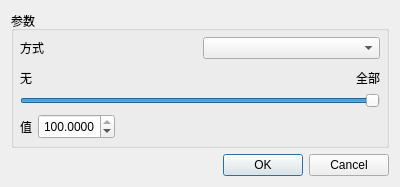
<?xml version="1.0" encoding="UTF-8"?>
<ui version="4.0">
 <class>SubsamplingDialog</class>
 <widget class="QDialog" name="SubsamplingDialog">
  <property name="geometry">
   <rect>
    <x>0</x>
    <y>0</y>
    <width>400</width>
    <height>187</height>
   </rect>
  </property>
  <property name="windowTitle">
   <string>采样</string>
  </property>
  <layout class="QVBoxLayout" name="verticalLayout_2">
   <item>
    <widget class="QGroupBox" name="mainParamGroupBox">
     <property name="title">
      <string>参数</string>
     </property>
     <layout class="QVBoxLayout" name="verticalLayout">
      <property name="leftMargin">
       <number>6</number>
      </property>
      <property name="topMargin">
       <number>6</number>
      </property>
      <property name="rightMargin">
       <number>6</number>
      </property>
      <property name="bottomMargin">
       <number>6</number>
      </property>
      <item>
       <layout class="QHBoxLayout">
        <item>
         <widget class="QLabel" name="label_4">
          <property name="text">
           <string>方式</string>
          </property>
         </widget>
        </item>
        <item>
         <widget class="QComboBox" name="samplingMethod"/>
        </item>
       </layout>
      </item>
      <item>
       <layout class="QHBoxLayout" name="horizontalLayout">
        <item>
         <widget class="QLabel" name="labelSliderMin">
          <property name="text">
           <string>无</string>
          </property>
          <property name="alignment">
           <set>Qt::AlignBottom|Qt::AlignLeading|Qt::AlignLeft</set>
          </property>
         </widget>
        </item>
        <item>
         <spacer name="horizontalSpacer">
          <property name="orientation">
           <enum>Qt::Horizontal</enum>
          </property>
          <property name="sizeHint" stdset="0">
           <size>
            <width>40</width>
            <height>20</height>
           </size>
          </property>
         </spacer>
        </item>
        <item>
         <widget class="QLabel" name="labelSliderMax">
          <property name="text">
           <string>全部</string>
          </property>
          <property name="alignment">
           <set>Qt::AlignBottom|Qt::AlignRight|Qt::AlignTrailing</set>
          </property>
         </widget>
        </item>
       </layout>
      </item>
      <item>
       <widget class="QSlider" name="slider">
        <property name="toolTip">
         <string>The more on the left, the less points will be kept</string>
        </property>
        <property name="maximum">
         <number>10000000</number>
        </property>
        <property name="singleStep">
         <number>10000</number>
        </property>
        <property name="pageStep">
         <number>100000</number>
        </property>
        <property name="value">
         <number>10000000</number>
        </property>
        <property name="orientation">
         <enum>Qt::Horizontal</enum>
        </property>
       </widget>
      </item>
      <item>
       <layout class="QHBoxLayout" name="horizontalLayout_2">
        <item>
         <widget class="QLabel" name="valueLabel">
          <property name="text">
           <string>值</string>
          </property>
         </widget>
        </item>
        <item>
         <widget class="QDoubleSpinBox" name="samplingValue">
          <property name="minimumSize">
           <size>
            <width>0</width>
            <height>25</height>
           </size>
          </property>
          <property name="alignment">
           <set>Qt::AlignRight|Qt::AlignTrailing|Qt::AlignVCenter</set>
          </property>
          <property name="decimals">
           <number>4</number>
          </property>
          <property name="maximum">
           <double>100.000000000000000</double>
          </property>
          <property name="singleStep">
           <double>0.010000000000000</double>
          </property>
          <property name="value">
           <double>100.000000000000000</double>
          </property>
         </widget>
        </item>
        <item>
         <spacer name="horizontalSpacer_2">
          <property name="orientation">
           <enum>Qt::Horizontal</enum>
          </property>
          <property name="sizeHint" stdset="0">
           <size>
            <width>40</width>
            <height>20</height>
           </size>
          </property>
         </spacer>
        </item>
       </layout>
      </item>
     </layout>
    </widget>
   </item>
   <item>
    <layout class="QHBoxLayout" name="horizontalLayout_3">
     <item>
      <spacer name="horizontalSpacer_3">
       <property name="orientation">
        <enum>Qt::Horizontal</enum>
       </property>
       <property name="sizeHint" stdset="0">
        <size>
         <width>40</width>
         <height>20</height>
        </size>
       </property>
      </spacer>
     </item>
     <item>
      <widget class="QDialogButtonBox" name="buttonBox">
       <property name="orientation">
        <enum>Qt::Horizontal</enum>
       </property>
       <property name="standardButtons">
        <set>QDialogButtonBox::Cancel|QDialogButtonBox::Ok</set>
       </property>
      </widget>
     </item>
    </layout>
   </item>
  </layout>
 </widget>
 <tabstops>
  <tabstop>samplingMethod</tabstop>
  <tabstop>slider</tabstop>
  <tabstop>buttonBox</tabstop>
 </tabstops>
 <resources/>
 <connections>
  <connection>
   <sender>buttonBox</sender>
   <signal>accepted()</signal>
   <receiver>SubsamplingDialog</receiver>
   <slot>accept()</slot>
   <hints>
    <hint type="sourcelabel">
     <x>219</x>
     <y>548</y>
    </hint>
    <hint type="destinationlabel">
     <x>157</x>
     <y>274</y>
    </hint>
   </hints>
  </connection>
  <connection>
   <sender>buttonBox</sender>
   <signal>rejected()</signal>
   <receiver>SubsamplingDialog</receiver>
   <slot>reject()</slot>
   <hints>
    <hint type="sourcelabel">
     <x>219</x>
     <y>548</y>
    </hint>
    <hint type="destinationlabel">
     <x>286</x>
     <y>274</y>
    </hint>
   </hints>
  </connection>
 </connections>
</ui>
